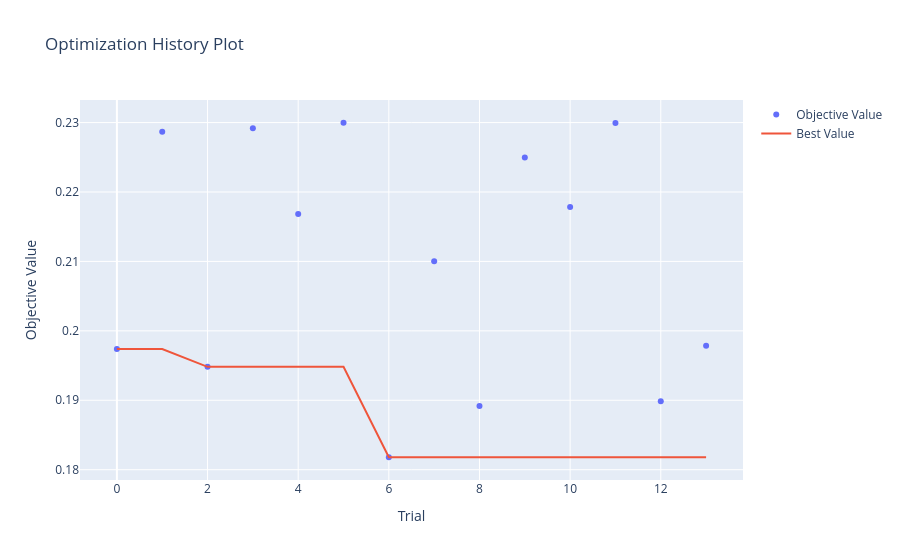
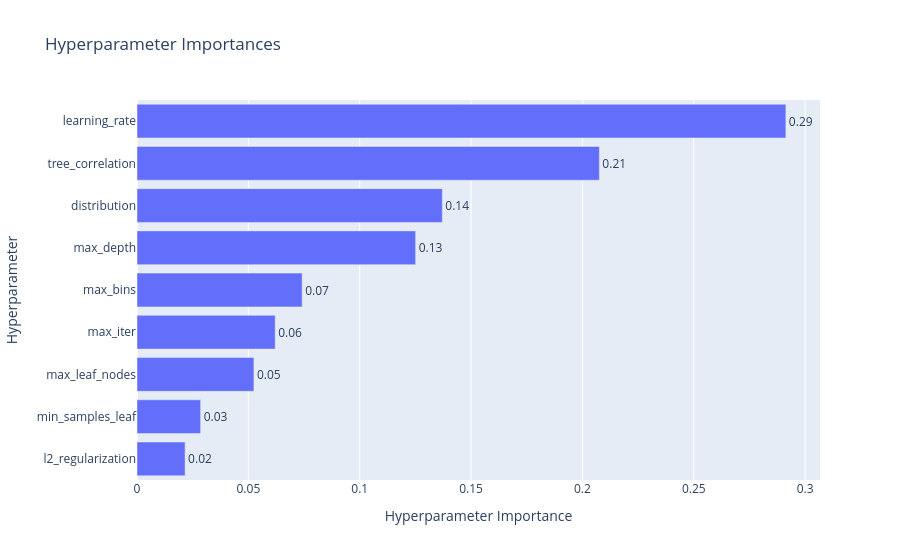
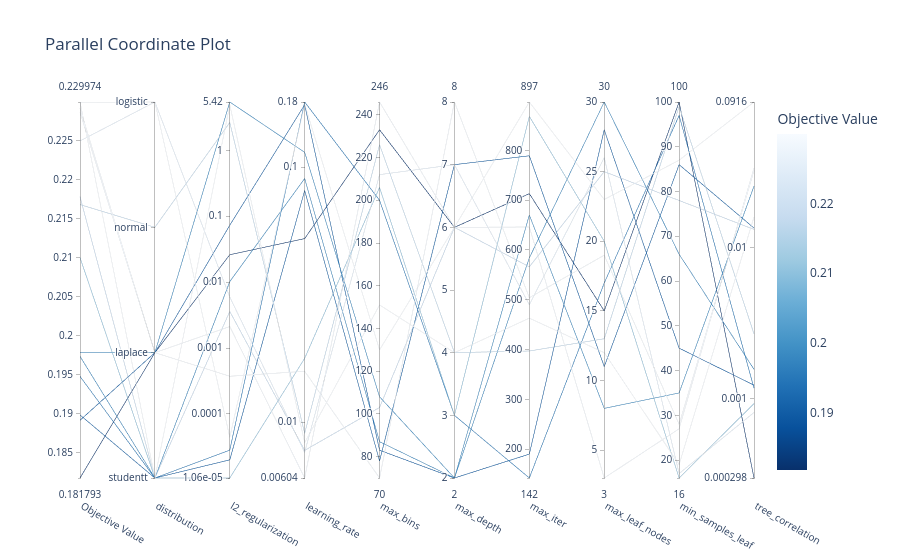

Notebook code for these charts, in order:
### Markdown cell above
## Regression

[Parameters](https://pgbm.readthedocs.io/en/latest/parameters_sklearn.html)

### 1k

### Code cell
import optuna
import numpy as np
import warnings
from sklearn.metrics import mean_squared_error
from sklearn.model_selection import TimeSeriesSplit
from optuna.visualization import (
    plot_optimization_history, 
    plot_param_importances, 
    plot_parallel_coordinate
)
from optuna.samplers import TPESampler
from pgbm.sklearn import HistGradientBoostingRegressor
from sklearn.pipeline import make_pipeline
from pgbm.sklearn import crps_ensemble


# Parameter tuning settings

timeout_seconds = 60*60*0.5
no_improvement_trials = 100

# Split the 1k dataset to evaluate on holdout after tuning
# Had problem with overfitting and extreme bad results on last 200 rows so switched the order

X_tuning = train_1k_X.tail(800)
y_tuning = train_1k_y_reg.tail(800)
X_val_holdout = train_1k_X.head(200)
y_val_holdout = train_1k_y_reg.head(200)

def objective_pgbm(trial):
    params = {
        "max_iter": trial.suggest_int("max_iter", 100, 1000), # Number of boosting rounds
        "learning_rate": trial.suggest_float("learning_rate", 0.005, 0.2, log=True), # Step size
        "max_depth": trial.suggest_int("max_depth", 2, 8), # Max tree depth
        "min_samples_leaf": trial.suggest_int("min_samples_leaf", 15, 100), # Min samples required in a leaf node
        "max_leaf_nodes": trial.suggest_int("max_leaf_nodes", 3, 31), # Max leaf nodes in the tree
        "l2_regularization": trial.suggest_float("l2_regularization", 1e-5, 100.0, log=True), # L2 regularization term on weights
        "random_state": 42, # For reproducibility
        "verbose": 0, # No verbose output during training
        "max_bins": trial.suggest_int("max_bins", 63, 255), # Maximum number of bins to use for discretizing continuous features
        "tree_correlation": trial.suggest_float("tree_correlation", 1e-4, 0.1, log=True), # Minimum correlation required between trees to allow them to be added to the ensemble
        "distribution": trial.suggest_categorical("distribution", ["normal", "studentt", "laplace", "logistic"]), # Loss function to optimize
        "with_variance": True # Whether to compute variance estimates for predictions
    }

    if params["distribution"] == "studentt":
        params["studentt_degrees_of_freedom"] = trial.suggest_float("studentt_degrees_of_freedom", 2.0, 30.0) # Degrees of freedom for Student's t distribution

    full_pipeline = make_pipeline(
        numeric_preprocessor,
        HistGradientBoostingRegressor(**params)
    )
    
    tscv = TimeSeriesSplit(n_splits=3)
    cv_scores = []
    
    for train_idx, val_idx in tscv.split(X_tuning):
        X_tr, X_val = X_tuning.iloc[train_idx], X_tuning.iloc[val_idx]
        y_tr, y_val = y_tuning.iloc[train_idx], y_tuning.iloc[val_idx]
        
        with warnings.catch_warnings():
            warnings.simplefilter("ignore")
            full_pipeline.fit(X_tr, y_tr)
        
        preds_point, preds_std = full_pipeline.predict(X_val, return_std=True)
        preds_dist = full_pipeline.named_steps['histgradientboostingregressor'].sample(preds_point, preds_std, n_estimates=1000)
        
        crps = crps_ensemble(preds_dist, y_val.values)
        cv_scores.append(crps)
        
    return np.mean(cv_scores)

def stop_optuna(study, trial): # Custom callback to stop optimization if no improvement in best CRPS for a certain number of trials
    if study.best_trial.number + no_improvement_trials <= trial.number:
        print(f"\n[Early Stop] No improvement in {no_improvement_trials} trials. Stopping optimization.")
        study.stop()

study_pgbm = optuna.create_study(direction="minimize", sampler=TPESampler(seed=42))
study_pgbm.optimize(objective_pgbm, timeout=timeout_seconds, n_jobs=-1, callbacks=[stop_optuna])

print("\n" + "="*40)
print(f"BEST CRPS: {study_pgbm.best_value:.4f}")
print("BEST PARAMETERS:")

print("best_params = {")
for k, v in study_pgbm.best_params.items():
    if isinstance(v, str):
        print(f'    "{k}": "{v}",')
    else:
        print(f'    "{k}": {v},')
print("}")

print("\n--- PARAMETER IMPORTANCE ---")
importances = optuna.importance.get_param_importances(study_pgbm)
for param, importance in importances.items():
    print(f"  {param:20}: {importance:.4f}")
print("="*40)


fig1 = plot_optimization_history(study_pgbm)
fig1.show()
    
fig2 = plot_param_importances(study_pgbm)
fig2.show()
    
fig3 = plot_parallel_coordinate(
    study_pgbm,
    params=[
        "max_iter", 
        "learning_rate", 
        "max_depth", 
        "min_samples_leaf", 
        "max_leaf_nodes", 
        "l2_regularization",
        "max_bins",
        "tree_correlation",
        "distribution",
    ]
    )
fig3.show()
    
fig1.write_html("hyperparameter_tuning/PGBM/Regression/optuna_pgbm_1k_history.html")
fig2.write_html("hyperparameter_tuning/PGBM/Regression/optuna_pgbm_1k_importance.html")
fig3.write_html("hyperparameter_tuning/PGBM/Regression/optuna_pgbm_1k_parallel.html")

### Figure 1 — Plotly figure (JSON) as saved in the notebook; plotly's stock layout.template omitted (floating-point values rounded to 4 significant figures)
{"data": [{"mode": "markers", "name": "Objective Value", "type": "scatter", "x": [0, 1, 2, 3, 4, 5, 6, 7, 8, 9, 10, 11, 12, 13], "y": [0.1974, 0.2287, 0.1948, 0.2292, 0.2168, 0.23, 0.1818, 0.21, 0.1892, 0.225, 0.2178, 0.2299, 0.1899, 0.1978]}, {"mode": "lines", "name": "Best Value", "type": "scatter", "x": [0, 1, 2, 3, 4, 5, 6, 7, 8, 9, 10, 11, 12, 13], "y": [0.1974, 0.1974, 0.1948, 0.1948, 0.1948, 0.1948, 0.1818, 0.1818, 0.1818, 0.1818, 0.1818, 0.1818, 0.1818, 0.1818]}, {"marker": {"color": "#cccccc"}, "mode": "markers", "name": "Infeasible Trial", "showlegend": false, "type": "scatter", "x": [], "y": []}], "layout": {"title": {"text": "Optimization History Plot"}, "xaxis": {"title": {"text": "Trial"}}, "yaxis": {"title": {"text": "Objective Value"}}}}

### Figure 2 — Plotly figure (JSON) as saved in the notebook; plotly's stock layout.template omitted (floating-point values rounded to 4 significant figures)
{"data": [{"cliponaxis": false, "hovertemplate": ["l2_regularization (FloatDistribution): 0.021593038663349367<extra></extra>", "min_samples_leaf (IntDistribution): 0.028569668941613766<extra></extra>", "max_leaf_nodes (IntDistribution): 0.052498118880967<extra></extra>", "max_iter (IntDistribution): 0.06205406049323715<extra></extra>", "max_bins (IntDistribution): 0.07415531601468031<extra></extra>", "max_depth (IntDistribution): 0.12510592350655367<extra></extra>", "distribution (CategoricalDistribution): 0.13708366941630645<extra></extra>", "tree_correlation (FloatDistribution): 0.20760458199816814<extra></extra>", "learning_rate (FloatDistribution): 0.29133562208512387<extra></extra>"], "name": "Objective Value", "orientation": "h", "text": ["0.02", "0.03", "0.05", "0.06", "0.07", "0.13", "0.14", "0.21", "0.29"], "textposition": "outside", "type": "bar", "x": [0.02159, 0.02857, 0.0525, 0.06205, 0.07416, 0.1251, 0.1371, 0.2076, 0.2913], "y": ["l2_regularization", "min_samples_leaf", "max_leaf_nodes", "max_iter", "max_bins", "max_depth", "distribution", "tree_correlation", "learning_rate"]}], "layout": {"title": {"text": "Hyperparameter Importances"}, "xaxis": {"title": {"text": "Hyperparameter Importance"}}, "yaxis": {"title": {"text": "Hyperparameter"}}}}

### Figure 3 — Plotly figure (JSON) as saved in the notebook; plotly's stock layout.template omitted (floating-point values rounded to 4 significant figures)
{"data": [{"dimensions": [{"label": "Objective Value", "range": [0.1818, 0.23], "values": [0.1974, 0.2287, 0.1948, 0.2292, 0.2168, 0.23, 0.1818, 0.21, 0.1892, 0.225, 0.2178, 0.2299, 0.1899, 0.1978]}, {"label": "distribution", "range": [0, 3], "ticktext": ["studentt", "laplace", "normal", "logistic"], "tickvals": [0, 1, 2, 3], "values": [0, 1, 0, 1, 2, 0, 1, 0, 1, 3, 0, 3, 0, 1]}, {"label": "l2_regularization", "range": [-4.973, 0.7341], "ticktext": ["1.06e-05", "0.0001", "0.001", "0.01", "0.1", "1", "5.42"], "tickvals": [-4.973, -4, -3, -2, -1, 0, 0.7341], "values": [-1.992, -2.674, -4.55, -3.428, 0.4232, 0.6897, -1.584, -4.973, -1.136, -2.226, -2.445, -4.355, -4.697, 0.7341]}, {"label": "learning_rate", "range": [-2.219, -0.7444], "ticktext": ["0.00604", "0.01", "0.1", "0.18"], "tickvals": [-2.219, -2, -1, -0.7444], "values": [-1.045, -2.219, -0.7444, -1.801, -2.044, -2.081, -1.28, -1.75, -0.7552, -2.119, -2.111, -0.7528, -1.092, -0.9418]}, {"label": "max_bins", "range": [70, 246], "values": [87, 246, 200, 70, 226, 151, 233, 206, 83, 212, 103, 130, 78, 108]}, {"label": "max_depth", "range": [2, 8], "values": [2, 6, 3, 8, 4, 4, 6, 3, 2, 7, 6, 6, 7, 2]}, {"label": "max_iter", "range": [142, 897], "values": [584, 646, 142, 504, 397, 463, 713, 868, 190, 490, 566, 897, 789, 670]}, {"label": "max_leaf_nodes", "range": [3, 30], "values": [30, 3, 17, 19, 13, 12, 15, 20, 28, 26, 25, 23, 11, 8]}, {"label": "min_samples_leaf", "range": [16, 100], "values": [66, 27, 97, 28, 99, 19, 100, 16, 45, 17, 78, 87, 86, 35]}, {"label": "tree_correlation", "range": [-3.527, -1.038], "ticktext": ["0.000298", "0.001", "0.01", "0.0916"], "tickvals": [-3.527, -3, -2, -1.038], "values": [-2.807, -1.474, -2.932, -1.492, -2.573, -1.798, -3.527, -3.034, -2.912, -3.093, -1.881, -1.038, -1.872, -1.595]}], "labelangle": 30, "labelside": "bottom", "line": {"color": [0.1974, 0.2287, 0.1948, 0.2292, 0.2168, 0.23, 0.1818, 0.21, 0.1892, 0.225, 0.2178, 0.2299, 0.1899, 0.1978], "colorbar": {"title": {"text": "Objective Value"}}, "colorscale": [[0, "rgb(247,251,255)"], [0.125, "rgb(222,235,247)"], [0.25, "rgb(198,219,239)"], [0.375, "rgb(158,202,225)"], [0.5, "rgb(107,174,214)"], [0.625, "rgb(66,146,198)"], [0.75, "rgb(33,113,181)"], [0.875, "rgb(8,81,156)"], [1, "rgb(8,48,107)"]], "reversescale": true, "showscale": true}, "type": "parcoords"}], "layout": {"title": {"text": "Parallel Coordinate Plot"}}}
